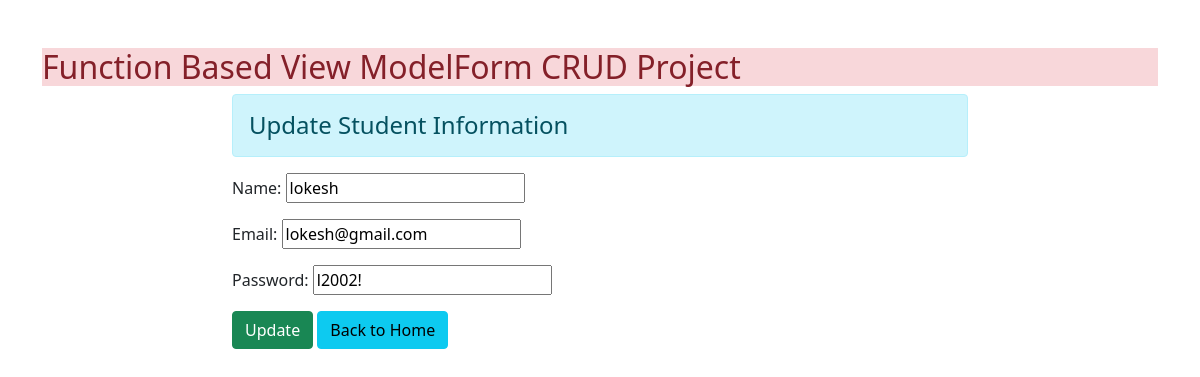
Screenshot of /17/ with the database file from the repository.
### enroll/models.py (models this page shows)
class user(models.Model):
 name = models.CharField(max_length=70)
 email = models.EmailField(max_length=100)
 password = models.CharField(max_length=100)

### enroll/views.py (the view)
# urls.py: path('<int:id>/', views.update_data, name="updatedata"),
def update_data(request, id):
 if request.method == 'POST':
  pi = user.objects.get(pk=id)
  fm = StudentRegistration(request.POST, instance=pi)
  if fm.is_valid():
   fm.save()
 else:
  pi = user.objects.get(pk=id)
  fm = StudentRegistration(instance=pi)
 return render(request, 'enroll/updatestudent.html', {'form':fm})

### enroll/forms.py
class StudentRegistration(forms.ModelForm):
 class Meta:
  model = user
  fields = ['name', 'email', 'password']
  Widgets = {
   'name': forms.TextInput(attrs={'class':'form-control'}),
   'email': forms.EmailInput(attrs={'class':'form-control'}),
   'password': forms.PasswordInput(render_value=True, attrs={'class':'form-control'}),
  }

### enroll/templates/enroll/updatestudent.html (shortened to what this page needs)
{% extends 'enroll/base.html' %}
{% block content %}
 <div class="row">
  <div class="col-sm-8 offset-2">
   <h4 class="alert alert-info">Update Student Information</h4>
   <form action="" method="post">
    {{form.as_p}}
    <input type="submit" class="btn btn-success" value="Update">
    <a href="{% url 'addandshow'%}" class="btn btn-info">Back to Home</a>
   </form>
  </div>
 </div>
{% endblock content %}

### rows the page displays
user: name "lokesh", email "lokesh@gmail.com", password "l2002!"
